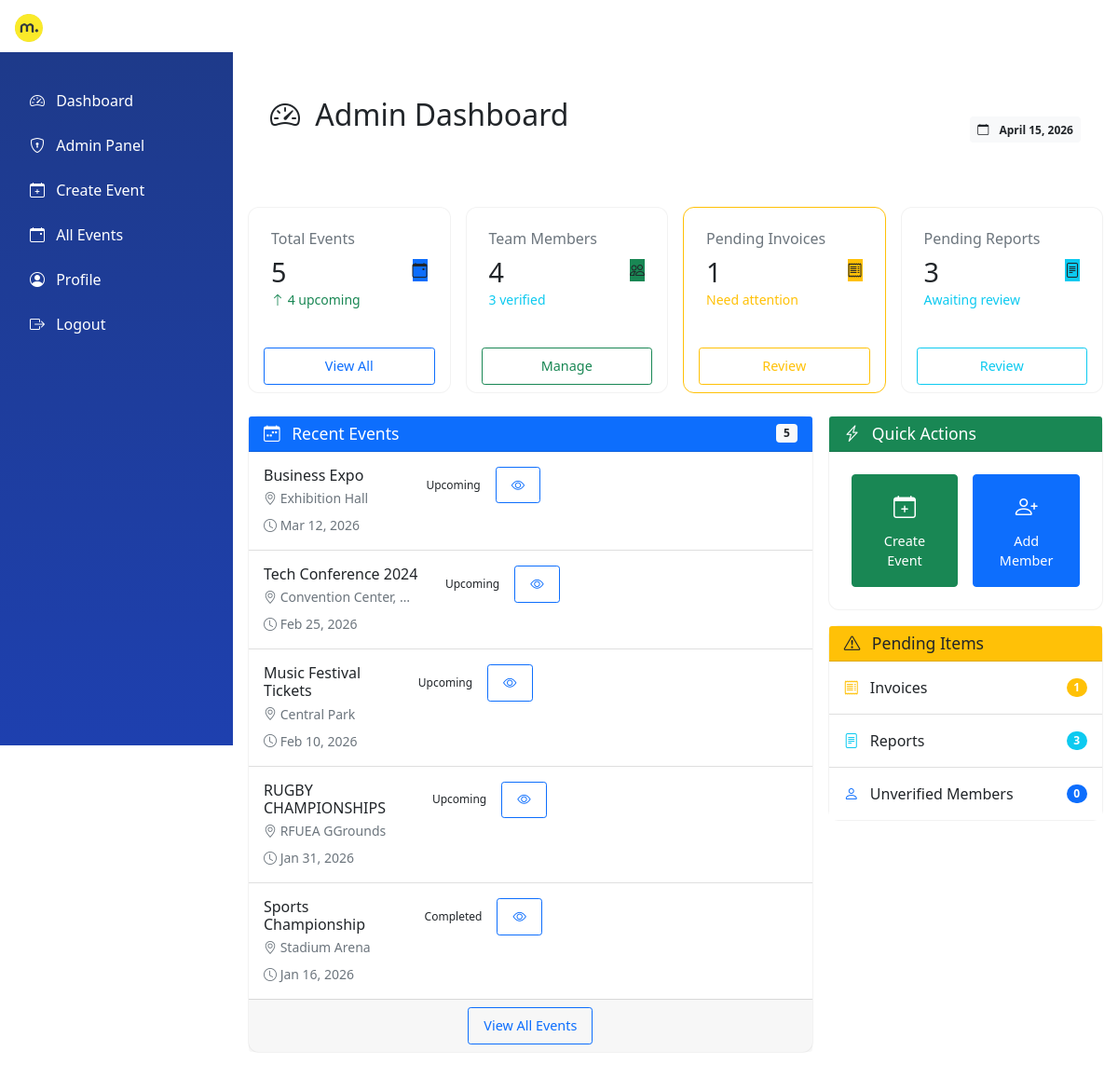
Screenshot of / (signed in) with the database file from the repository.
### events/models.py (models this page shows, shortened)
class Event(models.Model):
    EVENT_STATUS = (
        ('upcoming', 'Upcoming'),
        ('ongoing', 'Ongoing'),
        ('completed', 'Completed'),
        ('cancelled', 'Cancelled'),
    )
    name = models.CharField(max_length=200)
    description = models.TextField()
    location = models.CharField(max_length=200)
    start_date = models.DateTimeField()
    end_date = models.DateTimeField()
    status = models.CharField(max_length=20, choices=EVENT_STATUS, default='upcoming')
    created_by = models.ForeignKey(User, on_delete=models.CASCADE)
    created_at = models.DateTimeField(auto_now_add=True)

### teams/views.py (the view, shortened to what this page needs)
# urls.py: path('', team_views.dashboard, name='dashboard'),
@login_required
def dashboard(request):
    user = request.user
    context = {}
    if user.is_staff:
        total_events = Event.objects.count()
        upcoming_events = Event.objects.filter(status='upcoming').count()
        total_team_members = TeamMember.objects.count()
        verified_members = TeamMember.objects.filter(is_verified=True).count()
        pending_invoices = Invoice.objects.filter(status='submitted').count()
        pending_reports = EventReport.objects.filter(status='pending').count()
        completed_invoices = Invoice.objects.filter(status='paid').count()
        context.update({
            'total_events': total_events,
            'upcoming_events': upcoming_events,
            'total_team_members': total_team_members,
            'verified_members': verified_members,
            'pending_invoices': pending_invoices,
            'pending_reports': pending_reports,
            'completed_invoices': completed_invoices,
            'recent_events': Event.objects.order_by('-start_date')[:5],
            'recent_invoices': Invoice.objects.filter(status='submitted').order_by('-created_at')[:5],
            'recent_reports': EventReport.objects.filter(status='pending').order_by('-submitted_at')[:5],
            'active_users': User.objects.filter(is_active=True).count(),
        })
        if request.path.startswith('/admin/'):
            return render(request, 'admin/index.html', context)
        else:
            return render(request, 'admin_dashboard.html', context)
    return render(request, template, context)

### templates/admin_dashboard.html (shortened to what this page needs)
{% extends "base.html" %}
{% block content %}
<div class="dashboard-header mb-4 p-3 p-md-4">
    <div class="row align-items-center">
        <div class="col-12 col-md-8 mb-3 mb-md-0">
            <h1 class="h2 mb-2">
                <i class="bi bi-speedometer2 me-2"></i>
                Admin Dashboard
            </h1>
            <p class="mb-0 text-white-50">
                Welcome back, <strong>{{ user.get_full_name }}</strong>
            </p>
        </div>
        <div class="col-12 col-md-4 text-md-end">
            <span class="badge bg-light text-dark p-2">
                <i class="bi bi-calendar me-2"></i>
                {% now "F d, Y" %}
            </span>
        </div>
    </div>
</div>
<div class="row g-3 mb-4">
    <div class="col-12 col-sm-6 col-xl-3">
        <div class="card h-100">
            <div class="card-body">
                <div class="d-flex justify-content-between align-items-center">
                    <div>
                        <h6 class="text-muted mb-2">Total Events</h6>
                        <h3 class="mb-0">{{ total_events }}</h3>
                        <small class="text-success">
                            <i class="bi bi-arrow-up"></i> {{ upcoming_events }} upcoming
                        </small>
                    </div>
                    <div class="stat-icon bg-primary">
                        <i class="bi bi-calendar-event"></i>
                    </div>
                </div>
            </div>
            <div class="card-footer bg-transparent border-0 pt-0">
                <a href="{% url 'event_list' %}" class="btn btn-sm btn-outline-primary w-100">
                    View All
                </a>
            </div>
        </div>
    </div>
    <div class="col-12 col-sm-6 col-xl-3">
        <div class="card h-100">
            <div class="card-body">
                <div class="d-flex justify-content-between align-items-center">
                    <div>
                        <h6 class="text-muted mb-2">Team Members</h6>
                        <h3 class="mb-0">{{ total_team_members }}</h3>
                        <small class="text-info">{{ verified_members|default:0 }} verified</small>
                    </div>
                    <div class="stat-icon bg-success">
                        <i class="bi bi-people"></i>
                    </div>
                </div>
            </div>
            <div class="card-footer bg-transparent border-0 pt-0">
                <a href="{% url 'admin:teams_teammember_changelist' %}" class="btn btn-sm btn-outline-success w-100">
                    Manage
                </a>
            </div>
        </div>
    </div>
    <div class="col-12 col-sm-6 col-xl-3">
        <div class="card h-100 border-warning">
            <div class="card-body">
                <div class="d-flex justify-content-between align-items-center">
                    <div>
                        <h6 class="text-muted mb-2">Pending Invoices</h6>
                        <h3 class="mb-0">{{ pending_invoices }}</h3>
                        <small class="text-warning">Need attention</small>
                    </div>
                    <div class="stat-icon bg-warning">
                        <i class="bi bi-receipt"></i>
                    </div>
                </div>
            </div>
            <div class="card-footer bg-transparent border-0 pt-0">
                <a href="{% url 'admin:invoices_invoice_changelist' %}?status__exact=submitted"
                   class="btn btn-sm btn-outline-warning w-100">
                    Review
                </a>
            </div>
        </div>
    </div>
    <div class="col-12 col-sm-6 col-xl-3">
        <div class="card h-100">
            <div class="card-body">
                <div class="d-flex justify-content-between align-items-center">
                    <div>
                        <h6 class="text-muted mb-2">Pending Reports</h6>
                        <h3 class="mb-0">{{ pending_reports }}</h3>
                        <small class="text-info">Awaiting review</small>
                    </div>
                    <div class="stat-icon bg-info">
                        <i class="bi bi-file-text"></i>
                    </div>
                </div>
            </div>
            <div class="card-footer bg-transparent border-0 pt-0">
                <a href="{% url 'admin:invoices_eventreport_changelist' %}?status__exact=pending"
                   class="btn btn-sm btn-outline-info w-100">
                    Review
                </a>
            </div>
        </div>
    </div>
</div>
<div class="row g-3">
    <div class="col-12 col-lg-8">
        <div class="card mb-3">
            <div class="card-header bg-primary text-white d-flex justify-content-between align-items-center">
                <h5 class="mb-0">
                    <i class="bi bi-calendar-week me-2"></i>
                    Recent Events
                </h5>
                <span class="badge bg-light text-dark">{{ recent_events|length }}</span>
            </div>
            <div class="card-body p-0">
                <div class="list-group list-group-flush">
                    {% for event in recent_events|slice:":5" %}
                    <div class="list-group-item p-3">
                        <div class="d-flex flex-column flex-sm-row justify-content-between align-items-start gap-2">
                            <div class="flex-grow-1">
                                <h6 class="mb-1">{{ event.name|truncatechars:40 }}</h6>
                                <div class="d-flex flex-wrap gap-2">
                                    <small class="text-muted">
                                        <i class="bi bi-geo-alt"></i> {{ event.location|truncatechars:20 }}
                                    </small>
                                    <small class="text-muted">
                                        <i class="bi bi-clock"></i> {{ event.start_date|date:"M d, Y" }}
                                    </small>
                                </div>
                            </div>
                            <div class="d-flex align-items-center gap-2 w-100 w-sm-auto">
                                <span class="status-badge status-{{ event.status }}">
                                    {{ event.get_status_display }}
                                </span>
                                <a href="{% url 'event_detail' event.id %}" class="btn btn-sm btn-outline-primary">
                                    <i class="bi bi-eye"></i>
                                </a>
                            </div>
                        </div>
                    </div>
                    {% empty %}
                    <div class="text-center py-5">
                        <i class="bi bi-calendar-x fs-1 text-muted"></i>
                        <p class="text-muted mt-2">No recent events</p>
                    </div>
                    {% endfor %}
                </div>
            </div>
            {% if recent_events %}
            <div class="card-footer text-center">
                <a href="{% url 'event_list' %}" class="btn btn-outline-primary btn-sm">
                    View All Events
                </a>
            </div>
            {% endif %}
        </div>
    </div>
    <div class="col-12 col-lg-4">
        <div class="card mb-3">
            <div class="card-header bg-success text-white">
                <h5 class="mb-0">
                    <i class="bi bi-lightning-charge me-2"></i>
                    Quick Actions
                </h5>
            </div>
            <div class="card-body">
                <div class="row g-2">
                    <div class="col-6">
                        <a href="{% url 'create_event' %}" class="btn btn-success w-100 py-3">
                            <i class="bi bi-calendar-plus fs-4 d-block mb-2"></i>
                            <span>Create Event</span>
                        </a>
                    </div>
                    <div class="col-6">
                        <a href="{% url 'admin:teams_teammember_add' %}" class="btn btn-primary w-100 py-3">
                            <i class="bi bi-person-plus fs-4 d-block mb-2"></i>
                            <span>Add Member</span>
                        </a>
                    </div>
                </div>
            </div>
        </div>
        <div class="card">
            <div class="card-header bg-warning text-dark">
                <h5 class="mb-0">
                    <i class="bi bi-exclamation-triangle me-2"></i>
                    Pending Items
                </h5>
            </div>
            <div class="card-body p-0">
                <div class="list-group list-group-flush">
                    <div class="list-group-item d-flex justify-content-between align-items-center p-3">
                        <span>
                            <i class="bi bi-receipt text-warning me-2"></i>
                            Invoices
                        </span>
                        <span class="badge bg-warning rounded-pill">{{ pending_invoices }}</span>
                    </div>
                    <div class="list-group-item d-flex justify-content-between align-items-center p-3">
                        <span>
                            <i class="bi bi-file-text text-info me-2"></i>
                            Reports
                        </span>
                        <span class="badge bg-info rounded-pill">{{ pending_reports }}</span>
                    </div>
                    <div class="list-group-item d-flex justify-content-between align-items-center p-3">
                        <span>
                            <i class="bi bi-person text-primary me-2"></i>
                            Unverified Members
                        </span>
                        <span class="badge bg-primary rounded-pill">{{ unverified_members|default:0 }}</span>
                    </div>
                </div>
            </div>
        </div>
    </div>
</div>
{% endblock %}

### templates/base.html (shortened to what this page needs)
<!DOCTYPE html>
<html lang="en">
<head>
    <link href="https://cdn.jsdelivr.net/npm/bootstrap@5.1.3/dist/css/bootstrap.min.css" rel="stylesheet">
    <link rel="stylesheet" href="https://cdn.jsdelivr.net/npm/bootstrap-icons@1.8.1/font/bootstrap-icons.css">
</head>
<body class="{% if request.resolver_match.url_name == 'login' or request.resolver_match.url_name == 'register' %}no-sidebar{% endif %}">
    <nav class="navbar navbar-expand-lg navbar-dark mookh-bg-primary fixed-top">
        <div class="container-fluid">
            <a class="navbar-brand" href="{% url 'dashboard' %}">
                {% if 'static/images/mookh-logo.png' %}
                <img src="/static/images/mookh-logo.png" alt="Mookh Logo" height="30" class="me-2">
                {% endif %}
                <span class="d-none d-sm-inline">Mookh Ticket System</span>
            </a>
            {% if user.is_authenticated %}
            <div class="collapse navbar-collapse" id="navbarNav">
                <ul class="navbar-nav ms-auto">
                    <li class="nav-item dropdown">
                        <a class="nav-link dropdown-toggle" href="#" id="userDropdown" role="button" data-bs-toggle="dropdown">
                            <i class="bi bi-person-circle me-1"></i>
                            <span class="d-none d-sm-inline">{{ user.get_short_name|default:user.username }}</span>
                        </a>
                    </li>
                </ul>
            </div>
            {% endif %}
        </div>
    </nav>
    {% if user.is_authenticated %}
    <div class="sidebar" id="sidebar">
        <div class="position-sticky pt-3">
            <ul class="nav flex-column">
                <li class="nav-item mb-2">
                    <a class="nav-link text-white {% if request.resolver_match.url_name == 'dashboard' %}active{% endif %}"
                       href="{% url 'dashboard' %}">
                        <i class="bi bi-speedometer2 me-2"></i> Dashboard
                    </a>
                </li>
                {% if user.is_staff %}
                    <li class="nav-item mb-2">
                        <a class="nav-link text-white" href="{% url 'dashboard' %}">
                            <i class="bi bi-shield-lock me-2"></i> Admin Panel
                        </a>
                    </li>
                    <li class="nav-item mb-2">
                        <a class="nav-link text-white" href="{% url 'create_event' %}">
                            <i class="bi bi-calendar-plus me-2"></i> Create Event
                        </a>
                    </li>
                    <li class="nav-item mb-2">
                        <a class="nav-link text-white" href="{% url 'event_list' %}">
                            <i class="bi bi-calendar-event me-2"></i> All Events
                        </a>
                    </li>
                {% endif %}
                <li class="nav-item mb-2">
                    <a class="nav-link text-white" href="{% url 'profile' %}">
                        <i class="bi bi-person-circle me-2"></i> Profile
                    </a>
                </li>
                <li class="nav-item mb-2">
                    <a class="nav-link text-white" href="{% url 'logout' %}">
                        <i class="bi bi-box-arrow-right me-2"></i> Logout
                    </a>
                </li>
            </ul>
        </div>
    </div>
    {% endif %}
    <main class="main-content" id="mainContent">
        <div class="container-fluid py-4">
            {% block content %}{% endblock %}
        </div>
    </main>
</body>
</html>

### rows the page displays
Event: name "Business Expo", location "Exhibition Hall", start_date "Mar 12, 2026", status "Upcoming"
Event: name "Tech Conference 2024", location "Convention Center, …", start_date "Feb 25, 2026", status "Upcoming"
Event: name "Music Festival Tickets", location "Central Park", start_date "Feb 10, 2026", status "Upcoming"
Event: name "RUGBY CHAMPIONSHIPS", location "RFUEA GGrounds", start_date "Jan 31, 2026", status "Upcoming"
Event: name "Sports Championship", location "Stadium Arena", start_date "Jan 16, 2026", status "Completed"

### other values shown
{{ total_events }} "5"
{{ upcoming_events }} "4"
{{ total_team_members }} "4"
{{ verified_members|default:0 }} "3"
{{ pending_invoices }} "1"
{{ pending_reports }} "3"
{{ recent_events|length }} "5"
{{ unverified_members|default:0 }} "0"
